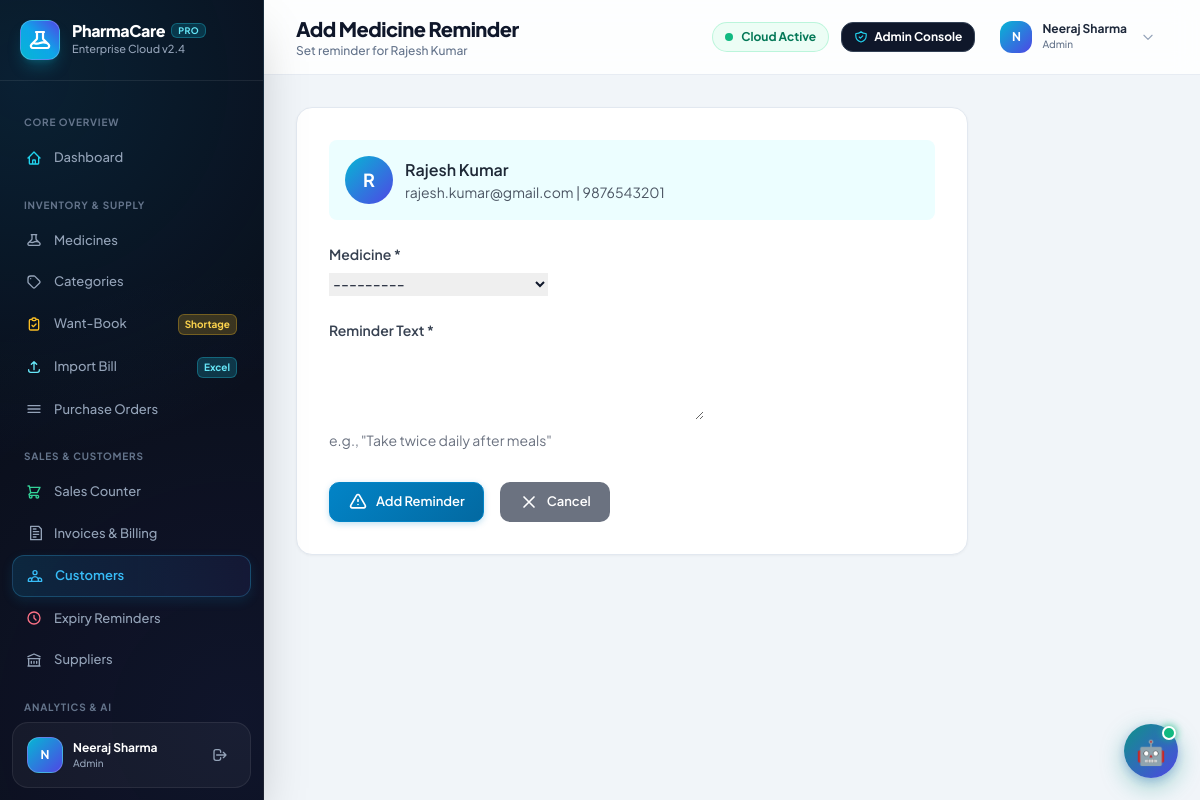
Page /customer/2/reminder/create/ (signed in) on the committed database.
### MediApp/models.py (models this page shows, shortened)
class User(AbstractUser):
    ROLE_CHOICES = [
        ('admin', 'Admin'),
        ('pharmacist', 'Pharmacist'),
        ('assistant', 'Assistant'),
    ]
    role = models.CharField(max_length=20, choices=ROLE_CHOICES, default='assistant')
    contact_number = models.CharField(max_length=15, blank=True)

class Customer(models.Model):
    name = models.CharField(max_length=100)
    email = models.EmailField()
    contact_number = models.CharField(max_length=15)
    is_permanent = models.BooleanField(
        default=False,
        help_text='Mark as permanent/loyal member to receive stock availability notifications.'
    )
    created_by = models.ForeignKey(
        'User',
        on_delete=models.SET_NULL,
        null=True,
        blank=True,
        related_name='customers_created'
    )
    created_at = models.DateTimeField(default=timezone.now)
    updated_at = models.DateTimeField(auto_now=True)
    class Meta:
        ordering = ['name']

### MediApp/views.py (the view, shortened to what this page needs)
# urls.py: path('customer/<int:customer_id>/reminder/create/', views.reminder_create, name='reminder_create'),
@assistant_or_above
def reminder_create(request, customer_id):
    customer = get_object_or_404(owner_scope_queryset(request, Customer.objects.all(), 'created_by'), id=customer_id)
    form = MedicineReminderForm()
    return render(request, 'customer/add_reminder.html', {'form': form, 'customer': customer})

### MediApp/templates/customer/add_reminder.html (shortened to what this page needs)
{% extends 'base.html' %}
{% block page_title %}Add Medicine Reminder{% endblock %}
{% block page_subtitle %}Set reminder for {{ customer.name }}{% endblock %}
{% block content %}
<div class="max-w-2xl">
    <div class="card p-8">
        <div class="bg-cyan-50 p-4 rounded-lg mb-6">
            <div class="flex items-center gap-3">
                <div class="w-12 h-12 bg-gradient-to-br from-cyan-500 to-indigo-600 rounded-full flex items-center justify-center text-white font-bold text-lg">
                    {{ customer.name.0|upper }}
                </div>
                <div>
                    <h3 class="font-semibold text-gray-800">{{ customer.name }}</h3>
                    <p class="text-sm text-gray-600">{{ customer.email }} | {{ customer.contact_number }}</p>
                </div>
            </div>
        </div>
        <form method="post">
            <div class="space-y-6">
                <div>
                    <label class="block text-sm font-semibold text-gray-700 mb-2">
                        Medicine *
                    </label>
                    {{ form.medicine }}
                </div>
                <div>
                    <label class="block text-sm font-semibold text-gray-700 mb-2">
                        Reminder Text *
                    </label>
                    {{ form.reminder_text }}
                    <p class="text-sm text-gray-500 mt-1">e.g., "Take twice daily after meals"</p>
                </div>
            </div>
            <div class="flex gap-4 mt-8">
                <button type="submit" class="btn btn-primary">
                    <svg class="w-5 h-5" fill="none" stroke="currentColor" viewBox="0 0 24 24">
                        <path stroke-linecap="round" stroke-linejoin="round" stroke-width="2" d="M12 9v2m0 4h.01m-6.938 4h13.856c1.54 0 2.502-1.667 1.732-3L13.732 4c-.77-1.333-2.694-1.333-3.464 0L3.34 16c-.77 1.333.192 3 1.732 3z"/>
                    </svg>
                    Add Reminder
                </button>
                <a href="{% url 'customer_list' %}" class="btn bg-gray-500 text-white hover:bg-gray-600">
                    <svg class="w-5 h-5" fill="none" stroke="currentColor" viewBox="0 0 24 24">
                        <path stroke-linecap="round" stroke-linejoin="round" stroke-width="2" d="M6 18L18 6M6 6l12 12"/>
                    </svg>
                    Cancel
                </a>
            </div>
        </form>
    </div>
</div>
{% endblock %}

### MediApp/templates/base.html (shortened to what this page needs)
<!DOCTYPE html>
<html lang="en">
<head>
    <script src="https://cdn.tailwindcss.com"></script>
</head>
<body>
    <aside class="sidebar shadow-2xl" id="sidebar">
        <div class="p-5 border-b border-white/[0.08] flex items-center justify-between">
            <div class="flex items-center gap-3">
                <div class="w-10 h-10 rounded-xl bg-gradient-to-tr from-cyan-500 via-sky-500 to-indigo-600 flex items-center justify-center text-white shadow-lg shadow-cyan-500/25 border border-white/20">
                </div>
                <div>
                    <h1 class="text-base font-extrabold text-white tracking-tight leading-none flex items-center gap-1.5">
                        PharmaCare
                        <span class="text-[9px] font-bold bg-cyan-500/20 text-cyan-300 border border-cyan-400/30 px-1.5 py-0.5 rounded-md uppercase tracking-wider">PRO</span>
                    </h1>
                    <p class="text-[11px] font-medium text-slate-400 mt-0.5">Enterprise Cloud v2.4</p>
                </div>
            </div>
        </div>
        <nav class="flex-1 py-4 overflow-y-auto">
            <div class="nav-section-title">Core Overview</div>
            <a href="{% url 'dashboard' %}"
                class="nav-link {% if request.resolver_match.url_name == 'dashboard' %}active{% endif %}"
                onclick="closeSidebarOnMobile()">
                <svg class="w-4 h-4 text-cyan-400" fill="none" stroke="currentColor" viewBox="0 0 24 24">
                    <path stroke-linecap="round" stroke-linejoin="round" stroke-width="2"
                        d="M3 12l2-2m0 0l7-7 7 7M5 10v10a1 1 0 001 1h3m10-11l2 2m-2-2v10a1 1 0 01-1 1h-3m-6 0a1 1 0 001-1v-4a1 1 0 011-1h2a1 1 0 011 1v4a1 1 0 001 1m-6 0h6" />
                </svg>
                <span>Dashboard</span>
            </a>
            <div class="nav-section-title">Inventory & Supply</div>
            {% if request.user.is_superuser or request.user.role == 'admin' or request.user.role == 'pharmacist' %}
            <a href="{% url 'medicine_list' %}"
                class="nav-link {% if request.resolver_match.url_name == 'medicine_list' or request.resolver_match.url_name == 'add_medicine' or request.resolver_match.url_name == 'edit_medicine' %}active{% endif %}"
                onclick="closeSidebarOnMobile()">
                <span>Medicines</span>
            </a>
            <a href="{% url 'category_list' %}"
                class="nav-link {% if 'categories' in request.path %}active{% endif %}"
                onclick="closeSidebarOnMobile()">
                <svg class="w-4 h-4" fill="none" stroke="currentColor" viewBox="0 0 24 24">
                    <path stroke-linecap="round" stroke-linejoin="round" stroke-width="2"
                        d="M7 7h.01M7 3h5c.512 0 1.024.195 1.414.586l7 7a2 2 0 010 2.828l-7 7a2 2 0 01-2.828 0l-7-7A1.994 1.994 0 013 12V7a4 4 0 014-4z" />
                </svg>
                <span>Categories</span>
            </a>
            {% endif %}
            <a href="{% url 'want_book_list' %}"
                class="nav-link {% if 'want-book' in request.path %}active{% endif %}"
                onclick="closeSidebarOnMobile()">
                <svg class="w-4 h-4 text-amber-400" fill="none" stroke="currentColor" viewBox="0 0 24 24">
                    <path stroke-linecap="round" stroke-linejoin="round" stroke-width="2"
                        d="M9 5H7a2 2 0 00-2 2v12a2 2 0 002 2h10a2 2 0 002-2V7a2 2 0 00-2-2h-2M9 5a2 2 0 002 2h2a2 2 0 002-2M9 5a2 2 0 012-2h2a2 2 0 012 2m-6 9l2 2 4-4" />
                </svg>
                <span>Want-Book</span>
                <span class="ml-auto text-[10px] font-bold bg-amber-400/20 text-amber-300 border border-amber-400/30 px-1.5 py-0.5 rounded-md">Shortage</span>
            </a>
            <a href="{% url 'purchase_bill_import' %}"
                class="nav-link {% if 'purchase-bill' in request.path %}active{% endif %}"
                onclick="closeSidebarOnMobile()">
                <svg class="w-4 h-4 text-cyan-300" fill="none" stroke="currentColor" viewBox="0 0 24 24">
                    <path stroke-linecap="round" stroke-linejoin="round" stroke-width="2"
                        d="M4 16v1a3 3 0 003 3h10a3 3 0 003-3v-1m-4-8l-4-4m0 0L8 8m4-4v12" />
                </svg>
                <span>Import Bill</span>
                <span class="ml-auto text-[10px] font-bold bg-cyan-400/20 text-cyan-300 border border-cyan-400/30 px-1.5 py-0.5 rounded-md">Excel</span>
            </a>
            <a href="{% url 'purchase_order_list' %}"
                class="nav-link {% if 'purchase-orders' in request.path %}active{% endif %}"
                onclick="closeSidebarOnMobile()">
                <svg class="w-4 h-4" fill="none" stroke="currentColor" viewBox="0 0 24 24">
                    <path stroke-linecap="round" stroke-linejoin="round" stroke-width="2" d="M3 7h18M3 12h18M3 17h18" />
                </svg>
                <span>Purchase Orders</span>
            </a>
            <div class="nav-section-title">Sales & Customers</div>
            <a href="{% url 'sales_list' %}"
                class="nav-link {% if 'sales' in request.path %}active{% endif %}"
                onclick="closeSidebarOnMobile()">
                <span>Sales Counter</span>
            </a>
            <a href="{% url 'invoice_history' %}"
                class="nav-link {% if 'billing' in request.path or request.resolver_match.url_name == 'invoice_detail' %}active{% endif %}"
                onclick="closeSidebarOnMobile()">
                <svg class="w-4 h-4" fill="none" stroke="currentColor" viewBox="0 0 24 24">
                    <path stroke-linecap="round" stroke-linejoin="round" stroke-width="2"
                        d="M7 2h12l4 4v16H7zM11 10h8M11 14h8M11 18h4M11 6h4" />
                </svg>
                <span>Invoices & Billing</span>
            </a>
            <a href="{% url 'customer_list' %}"
                class="nav-link {% if 'customer' in request.path and 'expiry-reminders' not in request.path %}active{% endif %}"
                onclick="closeSidebarOnMobile()">
                <span>Customers</span>
            </a>
            <a href="{% url 'expiry_reminder_list' %}"
                class="nav-link {% if 'expiry-reminders' in request.path %}active{% endif %}"
                onclick="closeSidebarOnMobile()">
                <svg class="w-4 h-4 text-rose-400" fill="none" stroke="currentColor" viewBox="0 0 24 24">
                    <path stroke-linecap="round" stroke-linejoin="round" stroke-width="2"
                        d="M12 8v4l3 3m6-3a9 9 0 11-18 0 9 9 0 0118 0z" />
                </svg>
                <span>Expiry Reminders</span>
            </a>
            {% if request.user.is_superuser or request.user.role == 'admin' or request.user.role == 'pharmacist' %}
            <a href="{% url 'supplier_list' %}"
                class="nav-link {% if 'supplier' in request.path %}active{% endif %}"
                onclick="closeSidebarOnMobile()">
                <svg class="w-4 h-4" fill="none" stroke="currentColor" viewBox="0 0 24 24">
                    <path stroke-linecap="round" stroke-linejoin="round" stroke-width="2"
                        d="M8 14v3m4-3v3m4-3v3M3 21h18M3 10h18M3 7l9-4 9 4M4 10h16v11H4V10z" />
                </svg>
                <span>Suppliers</span>
            </a>
            {% endif %}
            {% if request.user.is_superuser or request.user.role == 'admin' or request.user.role == 'pharmacist' or request.user.role == 'assistant' %}
            <div class="nav-section-title">Analytics & AI</div>
            {% endif %}
        </nav>
        <div class="p-3.5 mx-3 mb-3 bg-white/[0.04] border border-white/[0.08] rounded-2xl flex items-center justify-between">
            <div class="flex items-center gap-2.5 min-w-0">
                <div class="w-9 h-9 rounded-xl bg-gradient-to-br from-cyan-500 to-indigo-600 flex items-center justify-center text-white font-bold text-xs flex-shrink-0 shadow-sm border border-white/20">
                    {{ user.first_name.0|default:user.username.0|upper }}
                </div>
                <div class="min-w-0 flex-1">
                    <p class="text-xs font-bold text-white truncate">{{ user.get_full_name|default:user.username }}</p>
                    <p class="text-[10px] font-medium text-slate-400 truncate">{{ user.get_role_display|default:"User" }}</p>
                </div>
            </div>
            <a href="{% url 'logout' %}" title="Logout" class="p-2 text-slate-400 hover:text-rose-400 hover:bg-white/[0.06] rounded-xl transition">
                <svg class="w-4 h-4" fill="none" stroke="currentColor" viewBox="0 0 24 24">
                    <path stroke-linecap="round" stroke-linejoin="round" stroke-width="2" d="M17 16l4-4m0 0l-4-4m4 4H7m6 4v1a3 3 0 01-3 3H6a3 3 0 01-3-3V7a3 3 0 013-3h4a3 3 0 013 3v1" />
                </svg>
            </a>
        </div>
    </aside>
    <div class="main-content" id="mainContent">
        <header class="bg-white/85 backdrop-blur-md border-b border-slate-200/80 px-4 md:px-8 py-3.5 sticky top-0 z-40 transition-all">
            <div class="flex justify-between items-center">
                <div class="flex items-center gap-4">
                    <div>
                        <h2 class="text-lg md:text-xl font-extrabold text-slate-900 tracking-tight">{% block page_title %}Dashboard{% endblock %}</h2>
                        <p class="text-xs font-medium text-slate-500 hidden sm:block">{% block page_subtitle %}Overview of your pharmacy operations{% endblock %}</p>
                    </div>
                </div>
                <div class="flex items-center gap-3">
                    <div class="hidden lg:flex items-center gap-2 px-3 py-1.5 bg-emerald-50 text-emerald-700 border border-emerald-200/70 rounded-full text-xs font-bold">
                        <span class="w-2 h-2 rounded-full bg-emerald-500 animate-pulse"></span>
                        <span>Cloud Active</span>
                    </div>
                    {% if request.user.is_superuser or request.user.role == 'admin' %}
                    <a href="{% url 'admin:index' %}" title="Open Django Admin Portal"
                        class="hidden sm:inline-flex items-center gap-1.5 px-3 py-1.5 bg-slate-900 hover:bg-slate-800 text-white rounded-xl text-xs font-bold shadow-xs transition border border-slate-700 hover:border-cyan-400">
                        <span>Admin Console</span>
                    </a>
                    {% endif %}
                    <div class="user-dropdown relative">
                        <button onclick="toggleDropdown()"
                            class="flex items-center gap-2.5 px-3 py-1.5 rounded-xl hover:bg-slate-100 transition border border-transparent hover:border-slate-200">
                            <div class="w-8 h-8 rounded-xl bg-gradient-to-br from-cyan-500 to-indigo-600 flex items-center justify-center text-white font-bold text-xs shadow-xs">
                                {{ user.first_name.0|default:user.username.0|upper }}
                            </div>
                            <div class="text-left hidden md:block">
                                <p class="font-bold text-slate-800 text-xs leading-none">{{ user.get_full_name|default:user.username }}</p>
                                <p class="text-[10px] font-medium text-slate-500 mt-0.5">{{ user.get_role_display }}</p>
                            </div>
                            <svg class="w-3.5 h-3.5 text-slate-400 ml-1" fill="none" stroke="currentColor" viewBox="0 0 24 24">
                                <path stroke-linecap="round" stroke-linejoin="round" stroke-width="2" d="M19 9l-7 7-7-7" />
                            </svg>
                        </button>
                    </div>
                </div>
            </div>
        </header>
        <main class="flex-1 p-3.5 sm:p-5 md:p-8 transition-all">
            {% block content %}
            {% endblock %}
        </main>
    </div>
    {% if request.user.is_authenticated %}
    <button id="medibot-fab" onclick="medibotToggle()" title="MediBot — AI Pharmacy Assistant"
        aria-label="Open MediBot">
        🤖
        <span class="fab-badge"></span>
    </button>
    {% endif %}
</body>
</html>

### rows in the picture
User: first_name.0 "N", get_full_name "Neeraj Sharma", role "Admin"
Customer: name "Rajesh Kumar", name.0 "R", email "rajesh.kumar@gmail.com", contact_number "9876543201"
